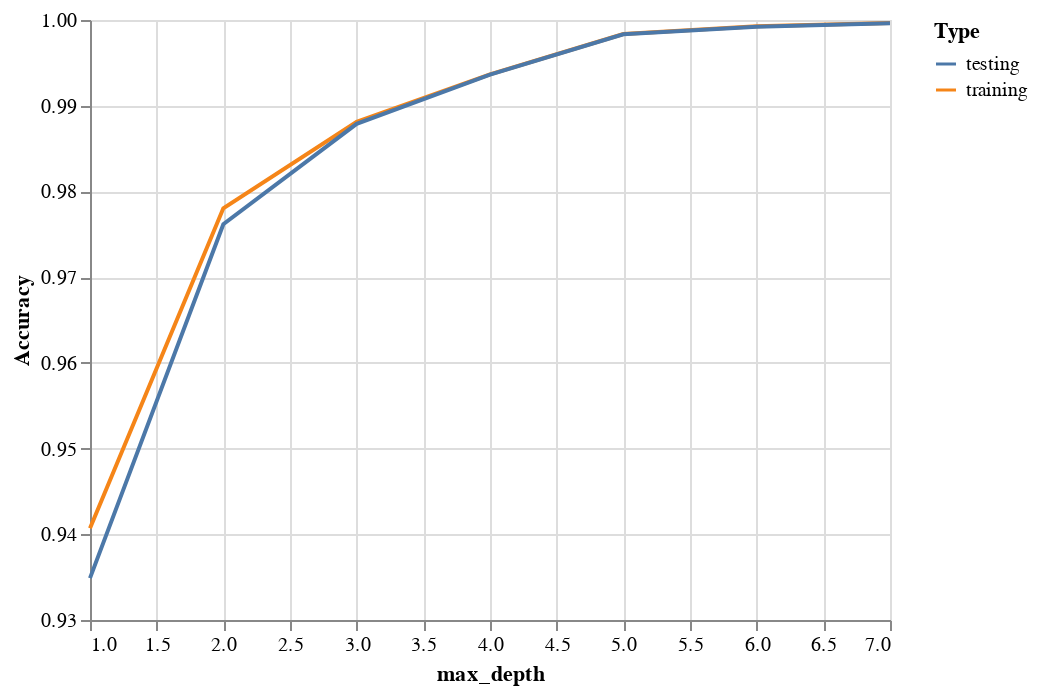

The notebook cell saved with this chart:
### Markdown cell above
## The parameters of a random forest are the variables and thresholds used to split each node learned during training. Scikit-Learn implements a set of sensible default hyperparameters for all models, but these are not guaranteed to be optimal for a problem. The best hyperparameters are usually impossible to determine ahead of time, and tuning a model is the best way to optimize. As observed in these trees, we can see that the hyper parameter `max_depth` increases the depth of the tree. The resulting mse at the root of each tree drops 1 decimal with increase in the depth of the tree there by improving the accuracy of the prediction. For sake of relevance of visualization, we won't visualize the 64 resulting roots of the tree. At a `max_depth` of 5, we achieve a training and test accuracy of 0.99

### Code cell
max_depth = range(1, 8)
X_train, X_test, y_train, y_test = test_train_compound(df, "tbbpa")
depth = []
train_acc = []
test_acc = []
for i in max_depth:
    depth.append(i)
    rf = RandomForestRegressor(max_depth = i, random_state=0).fit(X_train, y_train)
    train_acc.append(rf.score(X_train, y_train))
    test_acc.append(rf.score(X_test, y_test))
    #print(i)
df_rf = pd.DataFrame({'training' : train_acc,
                      'testing' : test_acc,
                      'max_depth' : depth})
df_rf = df_rf.melt(id_vars = 'max_depth', var_name = 'Type', value_name = 'Accuracy')
alt.Chart(df_rf.query("max_depth < 8")).mark_line().encode(
    alt.X('max_depth'),
    alt.Y('Accuracy', scale=alt.Scale(domain=[0.93, 1])),
    alt.Color('Type:N'))

### Figure 1 — Vega-Lite specification as saved in the notebook (floating-point values rounded to 4 significant figures)
{"$schema": "https://vega.github.io/schema/vega-lite/v3.4.0.json", "config": {"mark": {"tooltip": null}, "view": {"height": 300, "width": 400}}, "data": {"name": "data-09de5eea806e3374ff5c8554bdb33507"}, "datasets": {"data-09de5eea806e3374ff5c8554bdb33507": [{"Accuracy": 0.9407, "Type": "training", "max_depth": 1}, {"Accuracy": 0.978, "Type": "training", "max_depth": 2}, {"Accuracy": 0.9881, "Type": "training", "max_depth": 3}, {"Accuracy": 0.9937, "Type": "training", "max_depth": 4}, {"Accuracy": 0.9984, "Type": "training", "max_depth": 5}, {"Accuracy": 0.9993, "Type": "training", "max_depth": 6}, {"Accuracy": 0.9996, "Type": "training", "max_depth": 7}, {"Accuracy": 0.9349, "Type": "testing", "max_depth": 1}, {"Accuracy": 0.9762, "Type": "testing", "max_depth": 2}, {"Accuracy": 0.9879, "Type": "testing", "max_depth": 3}, {"Accuracy": 0.9936, "Type": "testing", "max_depth": 4}, {"Accuracy": 0.9983, "Type": "testing", "max_depth": 5}, {"Accuracy": 0.9992, "Type": "testing", "max_depth": 6}, {"Accuracy": 0.9996, "Type": "testing", "max_depth": 7}]}, "encoding": {"color": {"field": "Type", "type": "nominal"}, "x": {"field": "max_depth", "type": "quantitative"}, "y": {"field": "Accuracy", "scale": {"domain": [0.93, 1]}, "type": "quantitative"}}, "mark": "line"}
